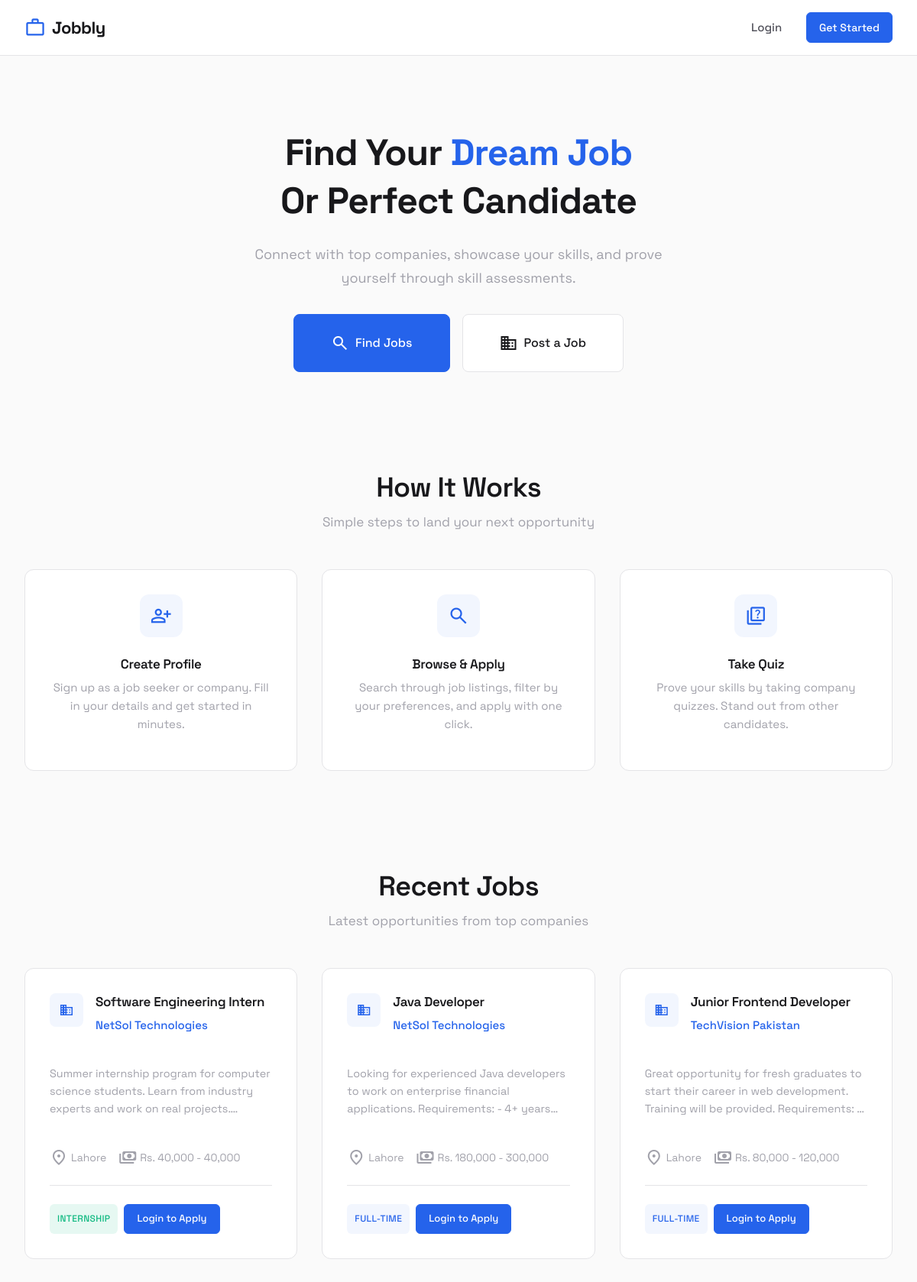
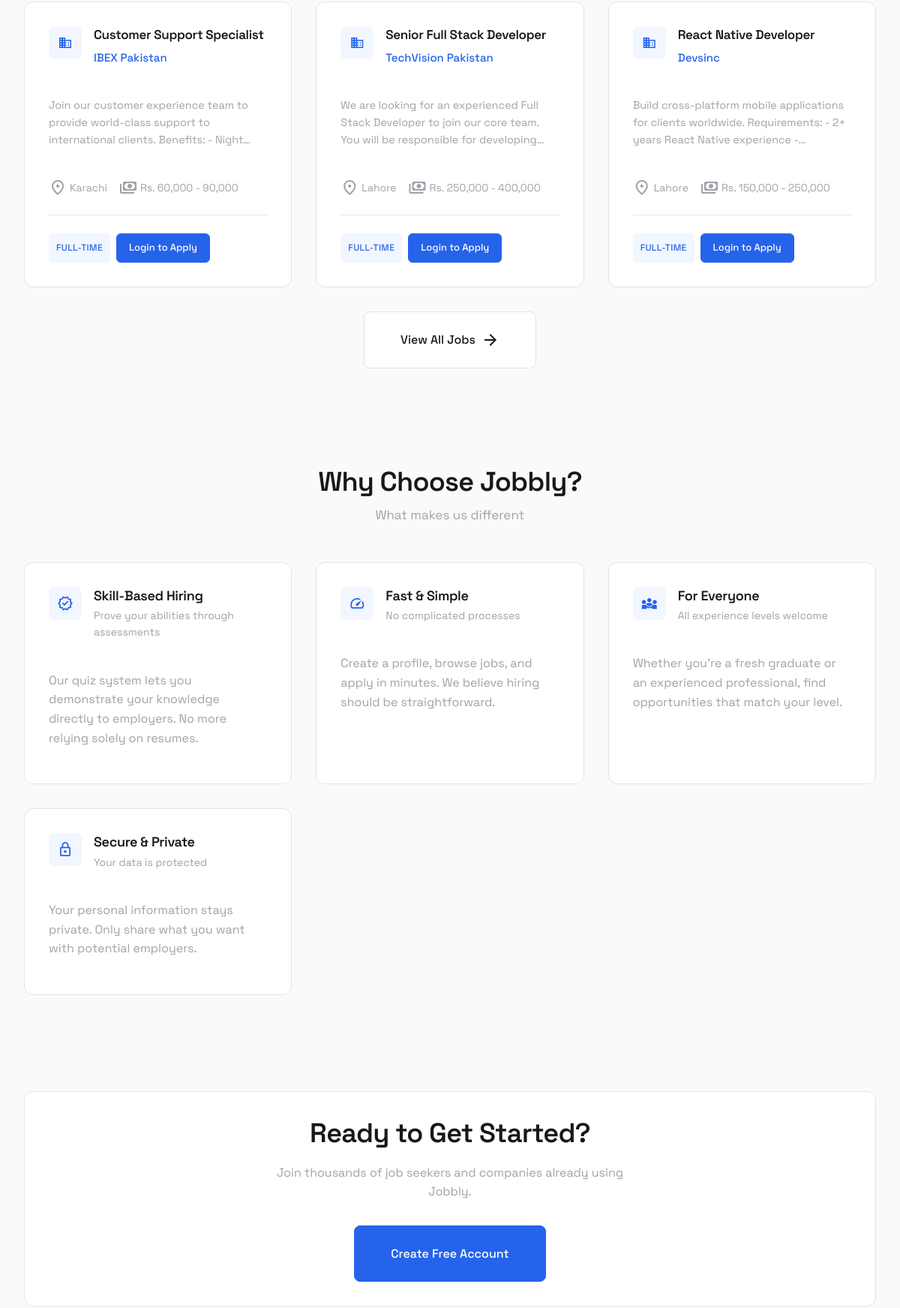
The page / (upper part) on the database its author committed (2 pictures, top to bottom).
### tables this page shows
CREATE TABLE jobs (
    job_id INT AUTO_INCREMENT PRIMARY KEY,
    company_id INT NOT NULL,
    title VARCHAR(255) NOT NULL,
    description TEXT,
    location VARCHAR(255),
    salary_min INT,
    salary_max INT,
    job_type ENUM('full-time', 'part-time', 'internship', 'contract', 'remote') DEFAULT 'full-time',
    required_skills TEXT,
    required_education ENUM('Matric', 'Inter', 'BS', 'MS', 'PhD') DEFAULT 'Matric',
    posted_date TIMESTAMP DEFAULT CURRENT_TIMESTAMP,
    status ENUM('active', 'closed') DEFAULT 'active',
    FOREIGN KEY (company_id) REFERENCES companies(company_id) ON DELETE CASCADE
);

CREATE TABLE companies (
    company_id INT AUTO_INCREMENT PRIMARY KEY,
    user_id INT NOT NULL UNIQUE,
    company_name VARCHAR(255) NOT NULL,
    description TEXT,
    logo_url VARCHAR(255),
    website VARCHAR(255),
    contact_no VARCHAR(50),
    FOREIGN KEY (user_id) REFERENCES users(user_id) ON DELETE CASCADE
);

### includes/auth.php (called while the page is built, shortened)
<?php
require_once __DIR__ . '/functions.php';
function isLoggedIn() {
    return isset($_SESSION['user_id']);
}

### index.php (the view, shortened to what this page needs)
<?php
require_once __DIR__ . '/includes/header.php';
$recentJobs = getRecentJobs(6);
?>
<section class="hero">
    <h1 class="hero-title">
        Find Your <span class="highlight">Dream Job</span><br>
        Or Perfect Candidate
    </h1>
    <p class="hero-subtitle">
        Connect with top companies, showcase your skills, and prove yourself through skill assessments.
    </p>
    <div class="hero-actions">
        <a href="<?= SITE_URL ?>/auth/register.php?type=seeker" class="btn btn-primary btn-lg">
            <span class="material-symbols-outlined">search</span>
            Find Jobs
        </a>
        <a href="<?= SITE_URL ?>/auth/register.php?type=company" class="btn btn-lg">
            <span class="material-symbols-outlined">business</span>
            Post a Job
        </a>
    </div>
</section>
<section class="section">
    <div class="section-header">
        <h2 class="section-title">How It Works</h2>
        <p class="section-subtitle">Simple steps to land your next opportunity</p>
    </div>
    <div class="grid grid-3">
        <div class="card feature-card">
            <div class="feature-icon">
                <span class="material-symbols-outlined">person_add</span>
            </div>
            <h3 class="feature-title">Create Profile</h3>
            <p class="feature-text">Sign up as a job seeker or company. Fill in your details and get started in minutes.</p>
        </div>
        <div class="card feature-card">
            <div class="feature-icon">
                <span class="material-symbols-outlined">search</span>
            </div>
            <h3 class="feature-title">Browse & Apply</h3>
            <p class="feature-text">Search through job listings, filter by your preferences, and apply with one click.</p>
        </div>
        <div class="card feature-card">
            <div class="feature-icon">
                <span class="material-symbols-outlined">quiz</span>
            </div>
            <h3 class="feature-title">Take Quiz</h3>
            <p class="feature-text">Prove your skills by taking company quizzes. Stand out from other candidates.</p>
        </div>
    </div>
</section>
<?php if (!empty($recentJobs)): ?>
<section class="section">
    <div class="section-header">
        <h2 class="section-title">Recent Jobs</h2>
        <p class="section-subtitle">Latest opportunities from top companies</p>
    </div>
    <div class="grid grid-3">
        <?php foreach ($recentJobs as $job): ?>
        <div class="card job-card">
            <div class="card-header">
                <?= companyLogo($job['logo_url']) ?>
                <div>
                    <h3 class="job-title"><?= e($job['title']) ?></h3>
                    <p class="job-company"><?= e($job['company_name']) ?></p>
                </div>
            </div>
            <div class="card-body">
                <p class="job-description"><?= e($job['description']) ?></p>
            </div>
            <div class="card-meta">
                <span class="card-meta-item">
                    <span class="material-symbols-outlined">location_on</span>
                    <?= e($job['location'] ?: 'Remote') ?>
                </span>
                <span class="card-meta-item">
                    <span class="material-symbols-outlined">payments</span>
                    <?= formatSalary($job['salary_min'], $job['salary_max']) ?>
                </span>
            </div>
            <div class="card-actions">
                <span class="badge <?= getJobTypeBadge($job['job_type']) ?>"><?= e($job['job_type']) ?></span>
                <?php if (isLoggedIn() && isSeeker()): ?>
                    <a href="<?= SITE_URL ?>/seeker/apply.php?job=<?= $job['job_id'] ?>" class="btn btn-primary btn-sm">Apply Now</a>
                <?php else: ?>
                    <a href="<?= SITE_URL ?>/auth/login.php" class="btn btn-primary btn-sm">Login to Apply</a>
                <?php endif; ?>
            </div>
        </div>
        <?php endforeach; ?>
    </div>
    <div class="text-center mt-xl">
        <a href="<?= SITE_URL ?>/seeker/browse-jobs.php" class="btn btn-lg">
            View All Jobs
            <span class="material-symbols-outlined">arrow_forward</span>
        </a>
    </div>
</section>
<?php endif; ?>
<section class="section">
    <div class="section-header">
        <h2 class="section-title">Why Choose Jobbly?</h2>
        <p class="section-subtitle">What makes us different</p>
    </div>
    <div class="grid grid-2">
        <div class="card">
            <div class="card-header">
                <div class="card-icon">
                    <span class="material-symbols-outlined">verified</span>
                </div>
                <div>
                    <h3 class="card-title">Skill-Based Hiring</h3>
                    <p class="card-subtitle">Prove your abilities through assessments</p>
                </div>
            </div>
            <p class="text-muted">Our quiz system lets you demonstrate your knowledge directly to employers. No more relying solely on resumes.</p>
        </div>
        <div class="card">
            <div class="card-header">
                <div class="card-icon">
                    <span class="material-symbols-outlined">speed</span>
                </div>
                <div>
                    <h3 class="card-title">Fast & Simple</h3>
                    <p class="card-subtitle">No complicated processes</p>
                </div>
            </div>
            <p class="text-muted">Create a profile, browse jobs, and apply in minutes. We believe hiring should be straightforward.</p>
        </div>
        <div class="card">
            <div class="card-header">
                <div class="card-icon">
                    <span class="material-symbols-outlined">diversity_3</span>
                </div>
                <div>
                    <h3 class="card-title">For Everyone</h3>
                    <p class="card-subtitle">All experience levels welcome</p>
                </div>
            </div>
            <p class="text-muted">Whether you're a fresh graduate or an experienced professional, find opportunities that match your level.</p>
        </div>
        <div class="card">
            <div class="card-header">
                <div class="card-icon">
                    <span class="material-symbols-outlined">lock</span>
                </div>
                <div>
                    <h3 class="card-title">Secure & Private</h3>
                    <p class="card-subtitle">Your data is protected</p>
                </div>
            </div>
            <p class="text-muted">Your personal information stays private. Only share what you want with potential employers.</p>
        </div>
    </div>
</section>
<section class="section">
    <div class="card cta-card">
        <h2>Ready to Get Started?</h2>
        <p class="text-muted">
            Join thousands of job seekers and companies already using Jobbly.
        </p>
        <div class="hero-actions">
            <a href="<?= SITE_URL ?>/auth/register.php" class="btn btn-primary btn-lg">
                Create Free Account
            </a>
        </div>
    </div>
</section>
<?php require_once __DIR__ . '/includes/footer.php'; ?>

### includes/functions.php (shortened to what this page needs)
<?php
function e($string) {
    return htmlspecialchars($string, ENT_QUOTES, 'UTF-8');
}
function formatSalary($min, $max) {
    if ($min && $max) {
        return 'Rs. ' . number_format($min) . ' - ' . number_format($max);
    } elseif ($min) {
        return 'Rs. ' . number_format($min) . '+';
    } elseif ($max) {
        return 'Up to Rs. ' . number_format($max);
    }
    return 'Negotiable';
}
function getJobTypeBadge($type) {
    $badges = [
        'full-time' => 'badge-primary',
        'part-time' => 'badge-secondary',
        'internship' => 'badge-success',
        'contract' => 'badge-warning',
        'remote' => 'badge-info'
    ];
    return $badges[$type] ?? 'badge-default';
}
function companyLogo($logoUrl, $size = '') {
    $placeholder = $size === 'lg' ? 'company-logo-placeholder-lg' : 'company-logo-placeholder';
    return '<div class="' . $placeholder . '"><span class="material-symbols-outlined">business</span></div>';
}
function getRecentJobs($limit = 6) {
    $db = getDB();
    $stmt = $db->prepare("
        SELECT j.*, c.company_name, c.logo_url
        FROM jobs j
        JOIN companies c ON j.company_id = c.company_id
        WHERE j.status = 'active'
        ORDER BY j.posted_date DESC
        LIMIT " . (int)$limit . "
    ");
    $stmt->execute();
    return $stmt->fetchAll();
}

### assets/css/variables.css (style rules this page uses)
:root { --primary: #2563eb; --primary-hover: #1d4ed8; --primary-light: #eff6ff; --primary-subtle: rgba(37, 99, 235, 0.06); --accent-yellow: #f59e0b; --accent-green: #10b981; --accent-red: #ef4444; --accent-purple: #8b5cf6; --success: #22c55e; --bg: #fafafa; --bg-alt: #ffffff; --bg-elevated: #ffffff; --text: #18181b; --text-secondary: #52525b; --text-muted: #a1a1aa; --border: #e4e4e7; --border-hover: #d4d4d8; --shadow-xs: 0 1px 2px rgba(0, 0, 0, 0.04); --shadow-sm: 0 2px 4px rgba(0, 0, 0, 0.04), 0 1px 2px rgba(0, 0, 0, 0.02); --shadow-md: 0 4px 12px rgba(0, 0, 0, 0.06), 0 2px 4px rgba(0, 0, 0, 0.04); --shadow-lg: 0 8px 24px rgba(0, 0, 0, 0.08), 0 4px 8px rgba(0, 0, 0, 0.04); --shadow-xl: 0 16px 48px rgba(0, 0, 0, 0.1); --ring: 0 0 0 3px rgba(37, 99, 235, 0.15); --space-xs: 0.25rem; --space-sm: 0.5rem; --space-md: 1rem; --space-lg: 1.5rem; --space-xl: 2rem; --space-2xl: 3rem; --space-3xl: 4rem; --border-width: 1px; --radius-sm: 6px; --radius-md: 8px; --radius-lg: 12px; --radius-xl: 16px; --radius-full: 9999px; --transition-fast: 0.15s ease; --transition: 0.2s ease; --transition-slow: 0.3s ease; }

### assets/css/style.css (style rules this page uses)
* { margin: 0; padding: 0; box-sizing: border-box; }
html { scroll-behavior: smooth; }
body { font-family: 'Space Grotesk', -apple-system, BlinkMacSystemFont, sans-serif; background: var(--bg); color: var(--text); line-height: 1.6; min-height: 100vh; display: flex; flex-direction: column; -webkit-font-smoothing: antialiased; -moz-osx-font-smoothing: grayscale; }
h1, h2, h3, h4, h5, h6 { font-weight: 600; line-height: 1.3; letter-spacing: -0.02em; color: var(--text); }
h1 { font-size: clamp(2rem, 5vw, 3rem); font-weight: 700; }
h2 { font-size: clamp(1.5rem, 4vw, 2.25rem); }
h3 { font-size: clamp(1.125rem, 3vw, 1.5rem); }
p { margin-bottom: var(--space-md); color: var(--text-secondary); }
a { color: var(--primary); text-decoration: none; transition: all 0.2s ease; position: relative; }
.hero { padding: var(--space-3xl) 0; text-align: center; }
.hero-title { margin-bottom: var(--space-lg); color: var(--text); }
.hero-title .highlight { color: var(--primary); }
.hero-subtitle { font-size: 1.125rem; color: var(--text-muted); max-width: 540px; margin: 0 auto var(--space-xl); line-height: 1.7; }
.hero-actions { display: flex; gap: var(--space-md); justify-content: center; flex-wrap: wrap; }
.section { padding: var(--space-3xl) 0; }
.section-header { text-align: center; margin-bottom: var(--space-2xl); }
.section-title { margin-bottom: var(--space-sm); }
.section-subtitle { color: var(--text-muted); font-size: 1.0625rem; }
.grid { display: grid; gap: var(--space-xl); }
.grid-2 { grid-template-columns: repeat(auto-fit, minmax(300px, 1fr)); }
.grid-3 { grid-template-columns: repeat(auto-fit, minmax(280px, 1fr)); }
.text-center { text-align: center; }
.text-muted { color: var(--text-muted); }
.mt-xl { margin-top: var(--space-xl); }
.cta-card { text-align: center; padding: var(--space-3xl); }
.cta-card h2 { margin-bottom: var(--space-md); }
.cta-card p { max-width: 500px; margin: 0 auto var(--space-xl); }

### rows shown on the page
jobs: title "Software Engineering Intern", company.company_name "NetSol Technologies", description "Summer internship program for computer science students. Learn from industry experts and work on real…", location "Lahore", formatSalary($job['salary_min'], $job['salary_max']) "Rs. 40,000 - 40,000", job_type "INTERNSHIP"
jobs: title "Java Developer", company.company_name "NetSol Technologies", description "Looking for experienced Java developers to work on enterprise financial applications. Requirements: - 4+…", location "Lahore", formatSalary($job['salary_min'], $job['salary_max']) "Rs. 180,000 - 300,000", job_type "FULL-TIME"
jobs: title "Junior Frontend Developer", company.company_name "TechVision Pakistan", description "Great opportunity for fresh graduates to start their career in web development. Training will be provided. Requirements:…", location "Lahore", formatSalary($job['salary_min'], $job['salary_max']) "Rs. 80,000 - 120,000", job_type "FULL-TIME"
jobs: title "Customer Support Specialist", company.company_name "IBEX Pakistan", description "Join our customer experience team to provide world-class support to international clients. Benefits: -…", location "Karachi", formatSalary($job['salary_min'], $job['salary_max']) "Rs. 60,000 - 90,000", job_type "FULL-TIME"
jobs: title "Senior Full Stack Developer", company.company_name "TechVision Pakistan", description "We are looking for an experienced Full Stack Developer to join our core team. You will be responsible for…", location "Lahore", formatSalary($job['salary_min'], $job['salary_max']) "Rs. 250,000 - 400,000", job_type "FULL-TIME"
jobs: title "React Native Developer", company.company_name "Devsinc", description "Build cross-platform mobile applications for clients worldwide. Requirements: - 2+ years React Native experience…", location "Lahore", formatSalary($job['salary_min'], $job['salary_max']) "Rs. 150,000 - 250,000", job_type "FULL-TIME"

### other values the page prints
SITE_NAME "Jobbly"
